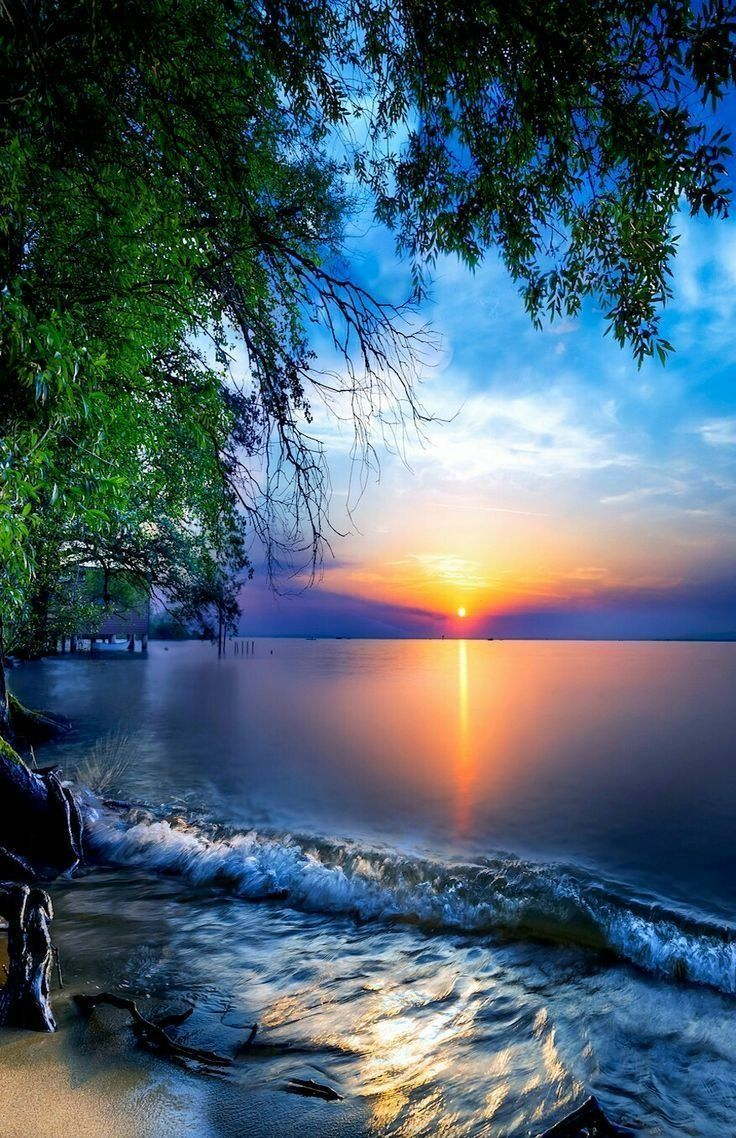
#> input picture Edges Noises and Filters/Nature.jpg, 736 x 1138 px
$ jupyter execute Removing_Salt_Pepper_Noise_with_mean_filter.ipynb
#> lines starting #> are read from the running program, lines starting #| are printed output that depends on the picture
#> further down, image is the input picture: shape (1138, 736, 3); mean B, G, R 110.3, 96.4, 76.3
[cell 1]
import cv2
import numpy as np

#Generating a salt and pepper noise using a function
def sp_noise(image):
    """This function geenrates a salt and pepper noise over any image"""
    output = image.copy()
    #check if image is greyscale or RGB
    if len(image.shape)== 2:
        black = 0
        white = 255
    else:
        black = np.array([0,0,0], dtype='uint8')
        white = np.array([255,255,255], dtype='uint8')

    random_threshold = np.random.random(image.shape[:2])

    output[random_threshold < (random_threshold/2)] = black
    output[random_threshold > 1-(random_threshold/2)] = white
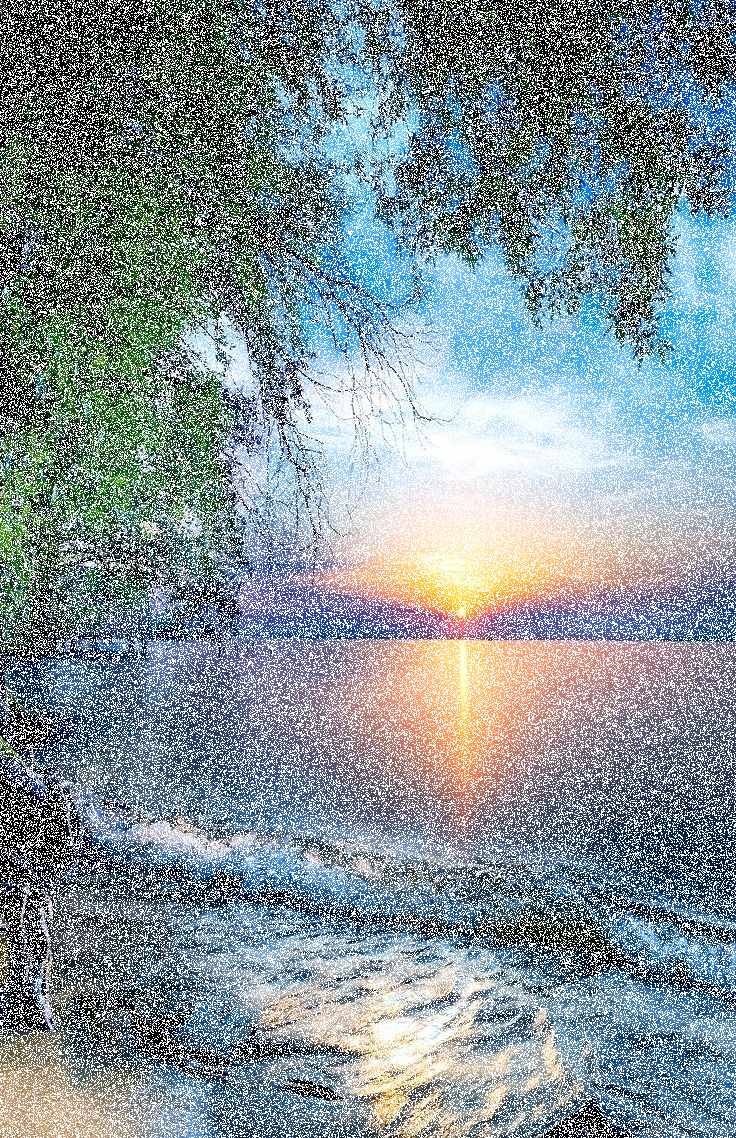
#> output: shape (1138, 736, 3); mean B, G, R 158.6, 149.3, 135.9

    return output

#Creating the mean filter
def mean_filter(image, filter_size):
    """This function uses mean filter to remove salt and pepper noise over any image"""
#> called with filter_size = 3
    filter_dims = (filter_size, filter_size)
    mean_filter = np.ones(filter_dims, np.float32)/ filter_size*filter_size
    filtered_image = cv2.filter2D(image,-1,mean_filter)
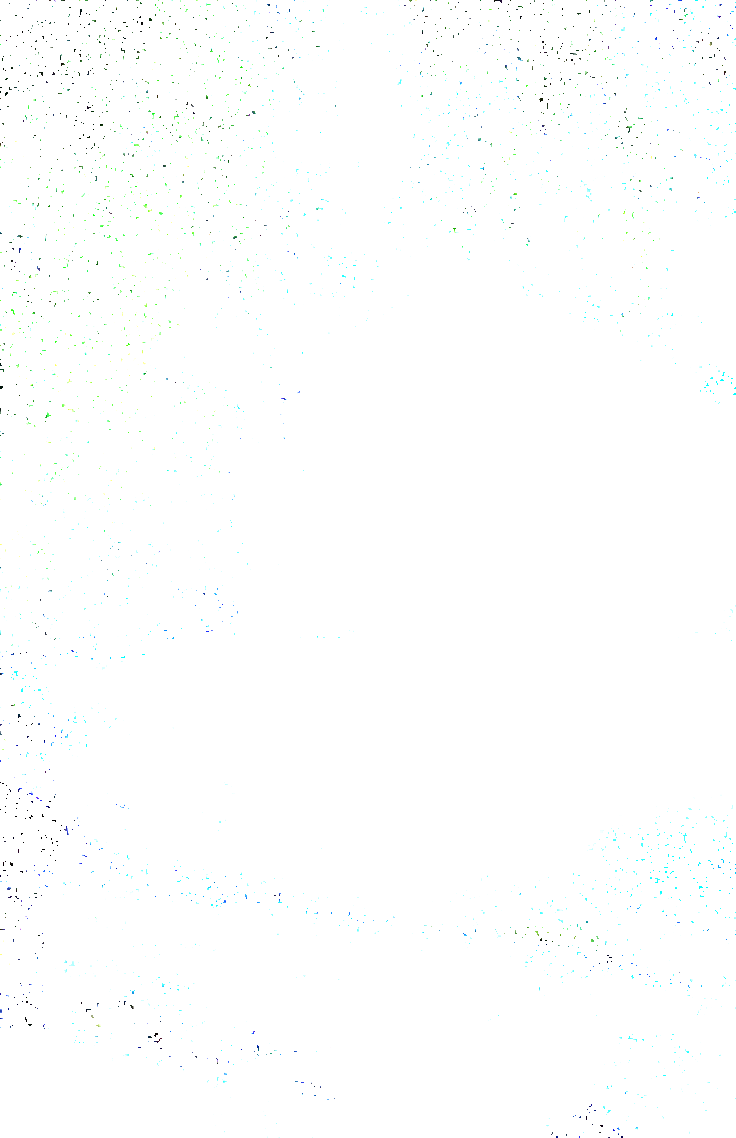
#> filtered_image: shape (1138, 736, 3); mean B, G, R 254.3, 254.5, 253.7
    return filtered_image

filter_size = 3
image = cv2.imread("Nature.jpg")
salt_pepper_noise = sp_noise(image)
mean_filtered_image = mean_filter(salt_pepper_noise, filter_size=filter_size)
cv2.imshow('Mean_Filtered_Image', np.hstack((salt_pepper_noise, mean_filtered_image)))
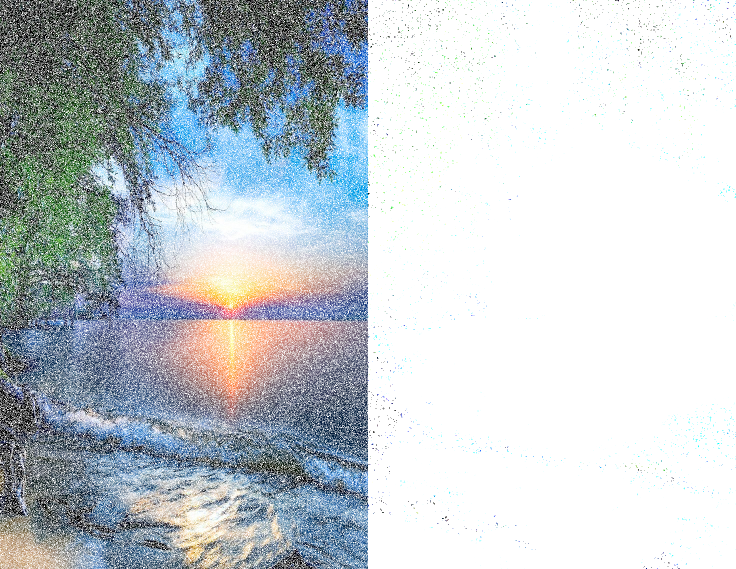
#> window 'Mean_Filtered_Image': shape (1138, 1472, 3) (shown at 1/2 size); mean B, G, R 206.5, 201.9, 194.8
cv2.waitKey(0)

$ run again, with Edges Noises and Filters/aika.jpeg copied over Edges Noises and Filters/Nature.jpg
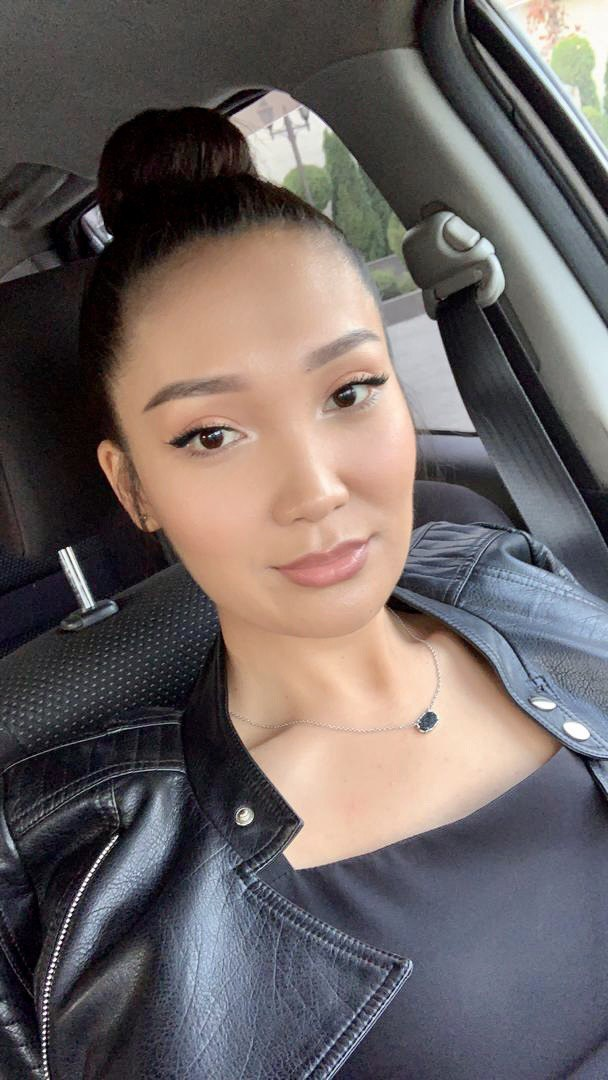
#> input picture Edges Noises and Filters/aika.jpeg, 608 x 1080 px
#> image is the input picture: shape (1080, 608, 3); mean B, G, R 99.4, 100.3, 108.3
#> in mean_filter, `filtered_image = cv2.filter2D(image,-1,mean_filter)`:
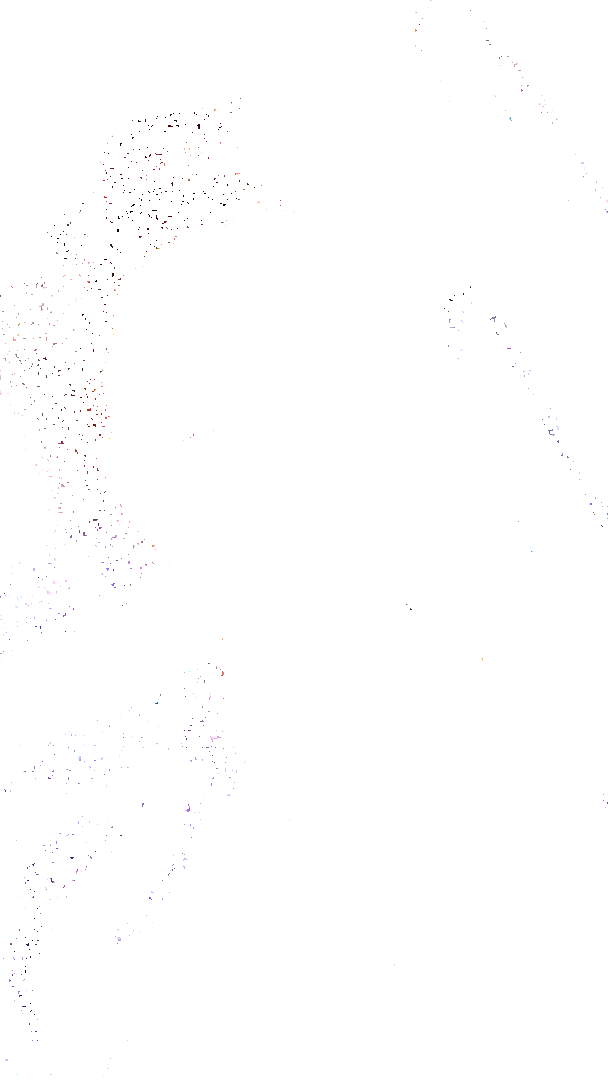
#> filtered_image: shape (1080, 608, 3); mean B, G, R 254.6, 254.5, 254.7
#> `cv2.imshow('Mean_Filtered_Image', np.hstack((salt_pepper_noise, mean_f..`:
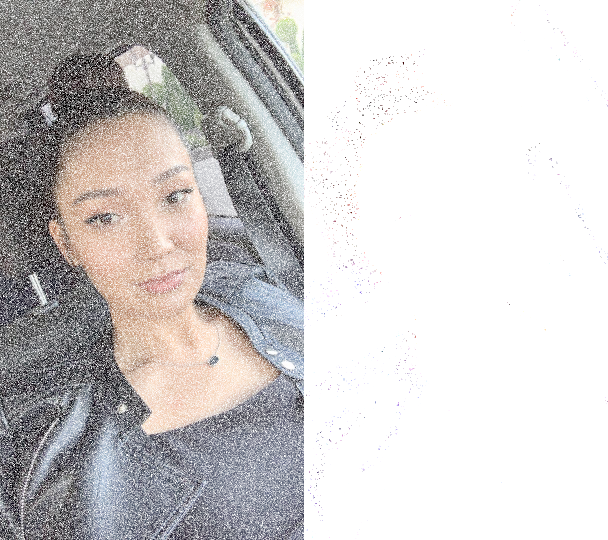
#> window 'Mean_Filtered_Image': shape (1080, 1216, 3) (shown at 1/2 size); mean B, G, R 202.9, 203.2, 205.9
